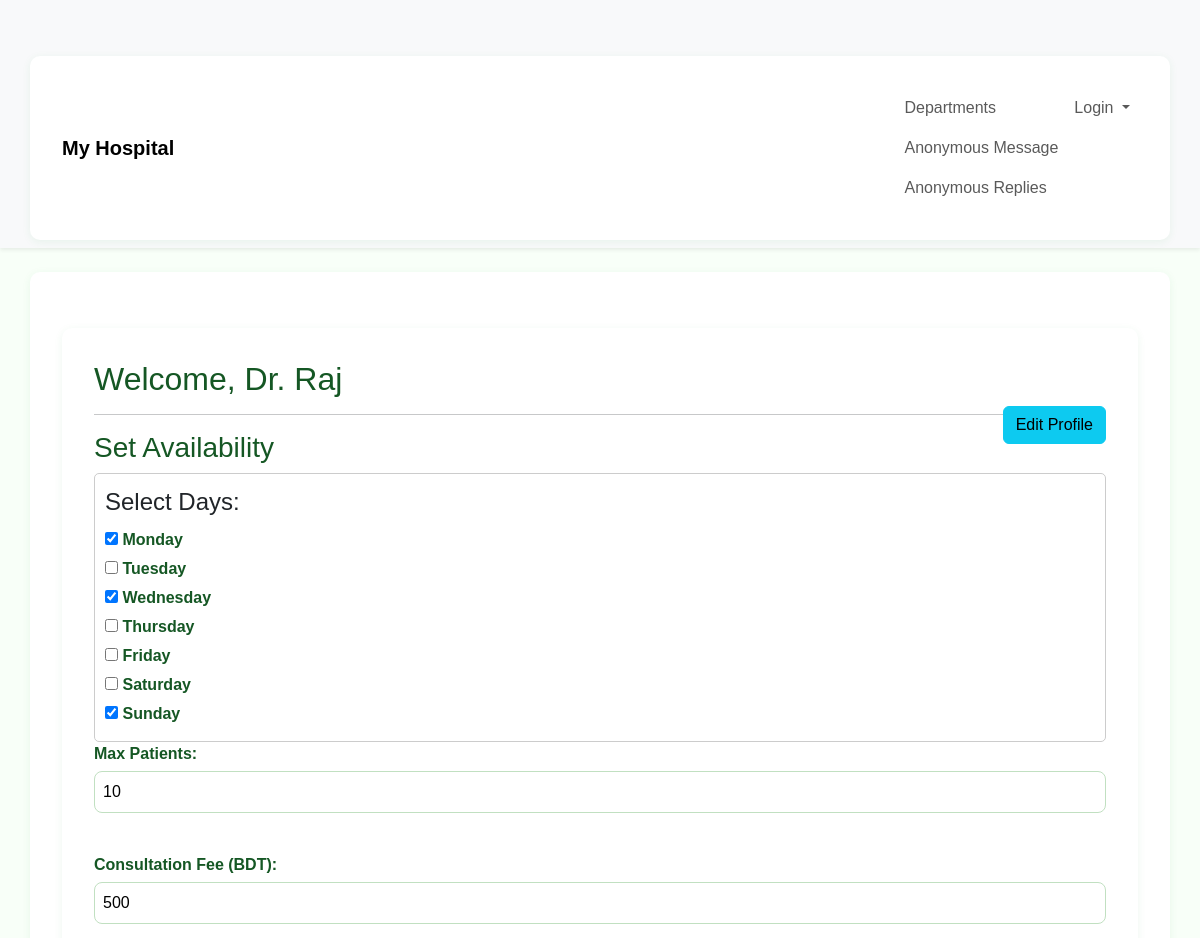
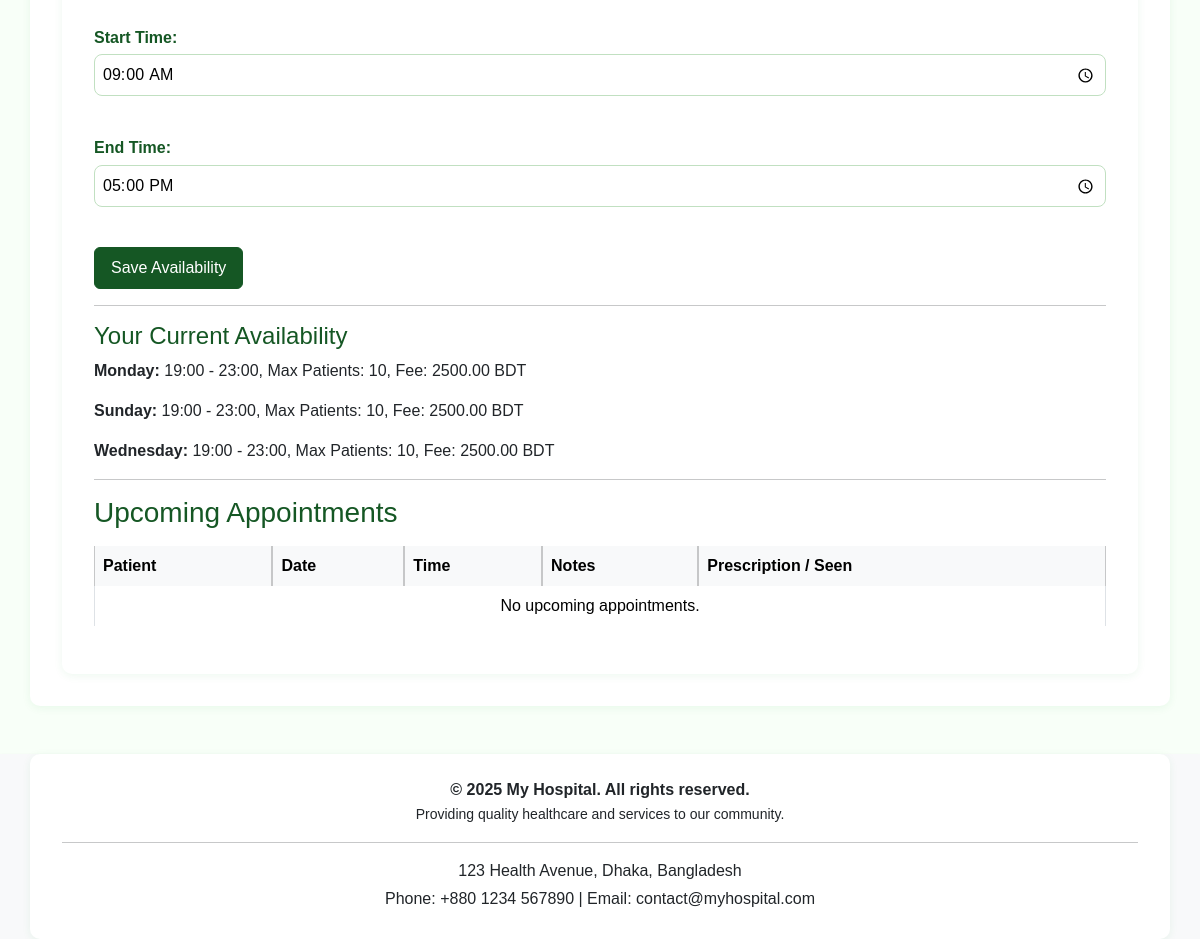
/doctors/doctor/dashboard/ (signed in), run on the app's committed database (2 pictures, top to bottom).
### doctors/models.py (models this page shows, shortened)
class doctor(models.Model):
    user = models.OneToOneField(User, on_delete=models.CASCADE, null=True, blank=True)  # link to Django user
    name = models.CharField(max_length=100)
    specialization = models.CharField(max_length=100)
    phone_number = models.CharField(max_length=15)
    email = models.EmailField()
    department = models.ForeignKey('department', on_delete=models.CASCADE, null=True, blank=True)
    photo = models.ImageField(upload_to='doctor_photos/', null=True, blank=True)
    education = models.CharField(max_length=255, null=True, blank=True)
    experience = models.TextField(null=True, blank=True)
    consultation_fee = models.DecimalField(max_digits=8, decimal_places=2, default=0)

class DoctorAvailability(models.Model):
    doctor = models.ForeignKey(doctor, on_delete=models.CASCADE)
    day = models.CharField(max_length=3, choices=DAYS_OF_WEEK, blank=True, null=True)
    start_time = models.TimeField(blank=True, null=True)  # allow empty
    end_time = models.TimeField(default='00:00')    # allow empty
    patient_limit = models.PositiveIntegerField(default=20)
    fee = models.DecimalField(max_digits=8, decimal_places=2, default=500)

### doctors/views.py (the view, shortened to what this page needs)
# urls.py: path('doctor/dashboard/', views.doctor_dashboard, name='doctor_dashboard'),
@login_required
def doctor_dashboard(request):
    doc = request.user.doctor
    today = datetime.today().date()
    appointments = Appointment.objects.filter(
        doctor=doc,
        date__gte=today
    ).order_by('date', 'time')
    doctor_availability = DoctorAvailability.objects.filter(doctor=doc).order_by('day')
    selected_days = [avail.day for avail in doctor_availability]
    context = {
        'doc': doc,
        'appointments': appointments,
        'doctor_availability': DoctorAvailability.objects.filter(doctor=doc).order_by('day'),  # refresh after POST
        'days_of_week': DAYS_OF_WEEK,
        'selected_days': [avail.day for avail in DoctorAvailability.objects.filter(doctor=doc)],  # refresh after POST
        'default_patient_limit': 10,
        'default_fee': 500,
        'default_start_time': '09:00',
        'default_end_time': '17:00',
    }
    return render(request, 'doctor_dashboard.html', context)

### templates/doctor_dashboard.html (shortened to what this page needs)
{% extends 'base.html' %}
{% load static %}
{% block content %}
<link rel="stylesheet" href="{% static 'doctor_dashboard.css' %}">
<div class="container mt-4">
    <h2>Welcome, Dr. {{ request.user.doctor.name }}</h2>
<a href="{% url 'edit_doctor_profile' %}" class="btn btn-info float-end mb-3">Edit Profile</a>
    <hr>
    <h3>Set Availability</h3>
    <form method="POST">
        <fieldset style="border:1px solid #ccc; padding:10px; border-radius:5px;">
            <legend>Select Days:</legend>
            {% for day in days_of_week %}
                <label style="display:block; margin-bottom:5px;">
                    <input type="checkbox" name="days" value="{{ day.0 }}"
                    {% if day.0 in selected_days %} checked {% endif %}>
                    {{ day.1 }}
                </label>
            {% endfor %}
        </fieldset>
        <label>Max Patients:</label>
        <input type="number" name="patient_limit" value="{{ default_patient_limit|default_if_none:'10' }}" required><br><br>
        <label>Consultation Fee (BDT):</label>
        <input type="number" name="fee" value="{{ default_fee|default_if_none:'500' }}" required><br><br>
        <label>Start Time:</label>
        <input type="time" name="start_time" value="{{ default_start_time|default:'09:00' }}" required><br><br>
        <label>End Time:</label>
        <input type="time" name="end_time" value="{{ default_end_time|default:'17:00' }}" required><br><br>
        <button type="submit" class="btn btn-success">Save Availability</button>
    </form>
    <hr>
    <h4>Your Current Availability</h4>
    {% for avail in doctor_availability %}
        <p>
            <strong>{{ avail.get_day_display }}:</strong>
            {{ avail.start_time|time:"H:i" }} - {{ avail.end_time|time:"H:i" }},
            Max Patients: {{ avail.patient_limit }},
            Fee: {{ avail.fee }} BDT
        </p>
    {% empty %}
        <p>No availability set yet.</p>
    {% endfor %}
    <hr>
    <h3>Upcoming Appointments</h3>
    <table class="table table-bordered mt-3">
        <thead class="table-light">
            <tr>
                <th>Patient</th>
                <th>Date</th>
                <th>Time</th>
                <th>Notes</th>
                <th>Prescription / Seen</th>
            </tr>
        </thead>
        <tbody>
            {% for appt in appointments %}
            <tr>
                <td>
    <strong>
        {{ appt.patient.name|default:appt.patient.user.get_full_name|default:appt.patient.user.username }}
    </strong><br>
    <a href="{% url 'view_patient' appt.patient.id %}" class="btn btn-sm btn-info mt-1">View Profile</a>
</td>
                <td>{{ appt.date }}</td>
                <td>{{ appt.time|time:"H:i" }}</td>
                <td>{{ appt.notes|default:"N/A" }}</td>
                <td>
                    {% if appt.prescription %}
                        <a href="{{ appt.prescription.prescription_image.url }}" target="_blank">View</a>
                        {% if appt.prescription.notes %}
                            <p class="small mt-1">{{ appt.prescription.notes|truncatewords:10 }}</p>
                        {% endif %}
                    {% else %}
                        <form method="post" action="{% url 'add_prescription' appt.id %}" enctype="multipart/form-data" class="mb-1">
                            {% csrf_token %}
                            <input type="file" name="prescription_image" required>
                            <button type="submit" class="btn btn-sm btn-success mt-1">Upload</button>
                        </form>
                    {% endif %}
                    {% if not appt.seen %}
                        <form method="post" action="{% url 'mark_seen' appt.id %}">
                            {% csrf_token %}
                            <button type="submit" class="btn btn-sm btn-primary mt-1">Mark as Seen</button>
                        </form>
                    {% else %}
                        <span class="badge bg-success mt-1">Seen</span>
                    {% endif %}
                </td>
            </tr>
            {% empty %}
            <tr>
                <td colspan="5" class="text-center">No upcoming appointments.</td>
            </tr>
            {% endfor %}
        </tbody>
    </table>
</div>
{% endblock %}

### static/doctor_dashboard.css (style rules this page uses)
body { background-color: #f8fff8; font-family: Arial, sans-serif; }
.container { background: #fff; border-radius: 10px; padding: 2rem; box-shadow: 0 2px 8px rgba(40,167,69,0.08); margin-top: 3rem; }
h2, h3, h4 { color: #155724; }
fieldset { border: 1px solid #c1e0c1; border-radius: 8px; padding: 1rem; }
label { font-weight: 600; color: #155724; }
input[type="number"], input[type="time"], input[type="text"], select { border-radius: 8px; border: 1px solid #c1e0c1; padding: 0.5rem; width: 100%; margin-top: 0.3rem; margin-bottom: 1rem; }
button.btn-success { background-color: #155724; border-color: #155724; padding: 0.5rem 1rem; transition: 0.3s; }
table { width: 100%; border-radius: 8px; border-collapse: separate; border-spacing: 0; }
th, td { padding: 0.75rem; vertical-align: middle; }
th { background-color: #e6ffe6; color: #155724; font-weight: 600; }

### data on the page
DoctorAvailability: day "Monday", start_time "19:00", end_time "23:00", patient_limit "10", fee "2500.00"
DoctorAvailability: day "Sunday", start_time "19:00", end_time "23:00", patient_limit "10", fee "2500.00"
DoctorAvailability: day "Wednesday", start_time "19:00", end_time "23:00", patient_limit "10", fee "2500.00"

### other printed values
{{ request.user.doctor.name }} "Raj"
{{ day.1 }} "Monday" "Tuesday" "Wednesday" "Thursday" "Friday" "Saturday" "Sunday"
